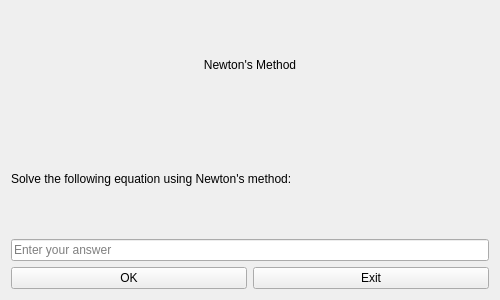
<?xml version="1.0" encoding="UTF-8"?>
<ui version="4.0">
 <class>Task2Window</class>
 <widget class="QWidget" name="Task2Window">
  <property name="geometry">
   <rect>
    <x>0</x>
    <y>0</y>
    <width>500</width>
    <height>300</height>
   </rect>
  </property>
  <property name="windowTitle">
   <string>Task 2 - Newton's Method</string>
  </property>
  <layout class="QVBoxLayout" name="verticalLayout">
   <item>
    <widget class="QLabel" name="titleLabel">
     <property name="text">
      <string>Newton's Method</string>
     </property>
     <property name="alignment">
      <set>Qt::AlignCenter</set>
     </property>
    </widget>
   </item>
   <item>
    <widget class="QLabel" name="taskLabel">
     <property name="text">
      <string>Solve the following equation using Newton's method:</string>
     </property>
     <property name="wordWrap">
      <bool>true</bool>
     </property>
    </widget>
   </item>
   <item>
    <widget class="QLineEdit" name="answerEdit">
     <property name="placeholderText">
      <string>Enter your answer</string>
     </property>
    </widget>
   </item>
   <item>
    <layout class="QHBoxLayout" name="horizontalLayout">
     <item>
      <widget class="QPushButton" name="okButton">
       <property name="text">
        <string>OK</string>
       </property>
      </widget>
     </item>
     <item>
      <widget class="QPushButton" name="exitButton">
       <property name="text">
        <string>Exit</string>
       </property>
      </widget>
     </item>
    </layout>
   </item>
  </layout>
 </widget>
 <resources/>
 <connections/>
</ui>
